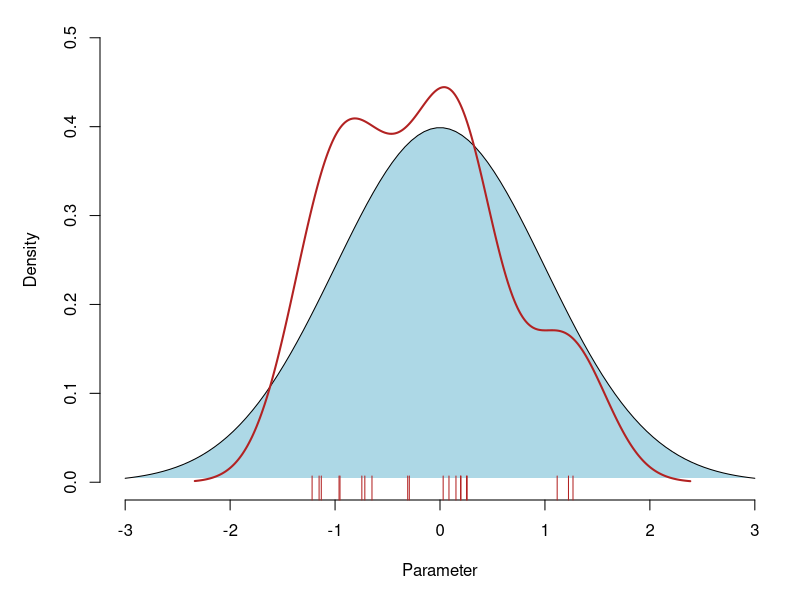
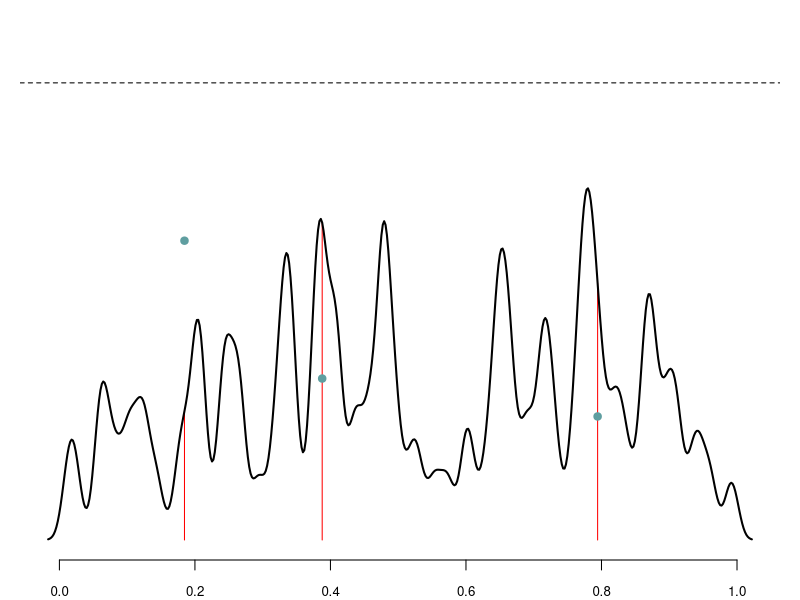

These charts were generated, in order, by the following R code:
x <- seq(-3, 3, length.out=100)
fx <- dnorm(x)
set.seed(3)
samp <- rnorm(20)

svg(filename='~/slides/img/sampling.svg', width=5, height=5)
par(mar=c(5,5,1,1))
plot(x, fx, type='n', ylim=c(0,0.5), bty='n', 
     ylab='Density', xlab='Parameter')
polygon(x, fx, border=NA, col='lightblue')
lines(x, fx)
rug(samp, ticksize=0.05, lwd=1, col='firebrick')
lines(density(samp), col='firebrick', lwd=2)
dev.off()

###########================================

set.seed(1)
x <- runif(100)
d <- density(x, bw=0.01)

svg(file="!/slides/img/monte-carlo.svg", width=5, height=5)
par(mar=c(2,1,1,1))

plot(NA, main='', xlab='', ylab='', xlim=range(d$x), 
     ylim=c(0, 3.5), cex.axis=0.8,
     yaxt='n', xaxt='s', bty='n')
abline(h=3.2, lty=2)

segments(d$x[100], y0=0, y1=d$y[100], col='red')
segments(d$x[200], y0=0, y1=d$y[200], col='red')
segments(d$x[400], y0=0, y1=d$y[400], col='red')
points(x=d$x[c(100,200,400)], y=runif(3, 0, max=3.2), pch=19, 
       col='cadetblue')
lines(d, lwd=2)

dev.off()

